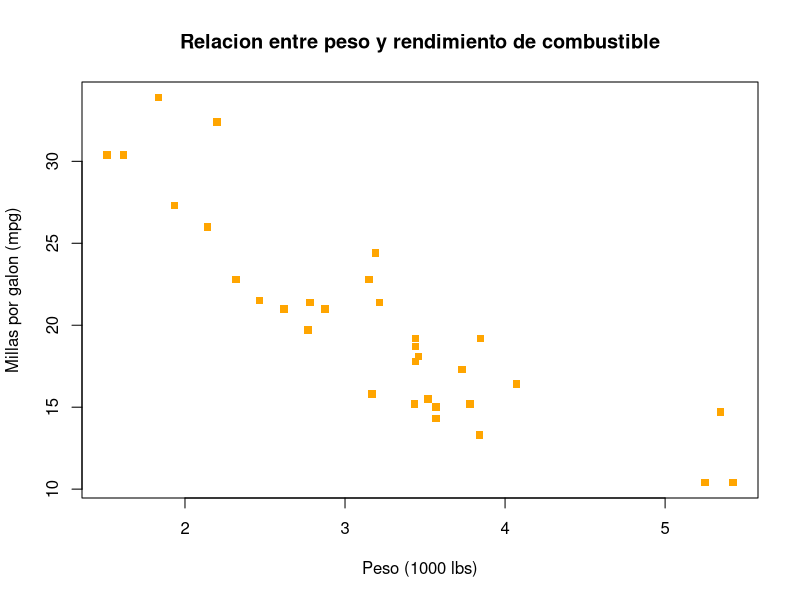

Generate this figure with R:
# ============================================================
# analisis.R
# Ejemplo simple para demostracion en vivo: GitHub + Ciencia Abierta
# Dr. Mauricio Bedoya - CIEAM, Universidad Catolica del Maule
# ============================================================
#
# Este script usa un dataset incluido en R (mtcars) para que
# cualquiera pueda ejecutarlo sin descargar datos externos.
#
# Objetivo de la demo:
#   1. Subir esta version inicial al repositorio (primer commit)
#   2. Modificar el script en vivo (agregar una mejora)
#   3. Commitear el cambio y mostrar el diff en GitHub
#
# ------------------------------------------------------------

# Cargar datos: relacion entre peso del auto (wt) y rendimiento (mpg)
datos <- mtcars

# Grafico de dispersion basico
png("grafico_peso_vs_rendimiento.png")
plot(
  datos$wt, datos$mpg,
  main = "Relacion entre peso y rendimiento de combustible",
  xlab = "Peso (1000 lbs)",
  ylab = "Millas por galon (mpg)",
  pch = 15,
  col = "orange"
)

# Guardar el grafico como imagen (queda versionado junto al script)
#dev.copy(png, "grafico_peso_vs_rendimiento.png")
dev.off()
